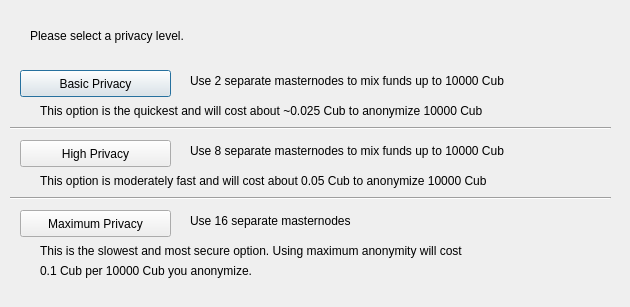
<?xml version="1.0" encoding="UTF-8"?>
<ui version="4.0">
 <class>ObfuscationConfig</class>
 <widget class="QDialog" name="ObfuscationConfig">
  <property name="geometry">
   <rect>
    <x>0</x>
    <y>0</y>
    <width>630</width>
    <height>307</height>
   </rect>
  </property>
  <property name="windowTitle">
   <string>Configure Obfuscation</string>
  </property>
  <widget class="QPushButton" name="buttonBasic">
   <property name="geometry">
    <rect>
     <x>20</x>
     <y>70</y>
     <width>151</width>
     <height>27</height>
    </rect>
   </property>
   <property name="text">
    <string>Basic Privacy</string>
   </property>
  </widget>
  <widget class="QPushButton" name="buttonHigh">
   <property name="geometry">
    <rect>
     <x>20</x>
     <y>140</y>
     <width>151</width>
     <height>27</height>
    </rect>
   </property>
   <property name="text">
    <string>High Privacy</string>
   </property>
  </widget>
  <widget class="QPushButton" name="buttonMax">
   <property name="geometry">
    <rect>
     <x>20</x>
     <y>210</y>
     <width>151</width>
     <height>27</height>
    </rect>
   </property>
   <property name="text">
    <string>Maximum Privacy</string>
   </property>
  </widget>
  <widget class="QLabel" name="label">
   <property name="geometry">
    <rect>
     <x>30</x>
     <y>20</y>
     <width>571</width>
     <height>31</height>
    </rect>
   </property>
   <property name="text">
    <string>Please select a privacy level.</string>
   </property>
  </widget>
  <widget class="QLabel" name="label_2">
   <property name="geometry">
    <rect>
     <x>190</x>
     <y>70</y>
     <width>421</width>
     <height>21</height>
    </rect>
   </property>
   <property name="text">
    <string>Use 2 separate masternodes to mix funds up to 10000 Cub</string>
   </property>
  </widget>
  <widget class="QLabel" name="label_3">
   <property name="geometry">
    <rect>
     <x>190</x>
     <y>140</y>
     <width>411</width>
     <height>21</height>
    </rect>
   </property>
   <property name="text">
    <string>Use 8 separate masternodes to mix funds up to 10000 Cub</string>
   </property>
  </widget>
  <widget class="QLabel" name="label_4">
   <property name="geometry">
    <rect>
     <x>190</x>
     <y>210</y>
     <width>421</width>
     <height>21</height>
    </rect>
   </property>
   <property name="text">
    <string>Use 16 separate masternodes</string>
   </property>
  </widget>
  <widget class="QLabel" name="label_6">
   <property name="geometry">
    <rect>
     <x>40</x>
     <y>100</y>
     <width>561</width>
     <height>21</height>
    </rect>
   </property>
   <property name="text">
    <string>This option is the quickest and will cost about ~0.025 Cub to anonymize 10000 Cub</string>
   </property>
  </widget>
  <widget class="QLabel" name="label_7">
   <property name="geometry">
    <rect>
     <x>40</x>
     <y>170</y>
     <width>561</width>
     <height>21</height>
    </rect>
   </property>
   <property name="text">
    <string>This option is moderately fast and will cost about 0.05 Cub to anonymize 10000 Cub</string>
   </property>
  </widget>
  <widget class="QLabel" name="label_8">
   <property name="geometry">
    <rect>
     <x>40</x>
     <y>240</y>
     <width>561</width>
     <height>21</height>
    </rect>
   </property>
   <property name="text">
    <string>This is the slowest and most secure option. Using maximum anonymity will cost</string>
   </property>
  </widget>
  <widget class="QLabel" name="label_9">
   <property name="geometry">
    <rect>
     <x>40</x>
     <y>260</y>
     <width>561</width>
     <height>21</height>
    </rect>
   </property>
   <property name="text">
    <string>0.1 Cub per 10000 Cub you anonymize.</string>
   </property>
  </widget>
  <widget class="Line" name="line">
   <property name="geometry">
    <rect>
     <x>10</x>
     <y>120</y>
     <width>601</width>
     <height>16</height>
    </rect>
   </property>
   <property name="orientation">
    <enum>Qt::Horizontal</enum>
   </property>
  </widget>
  <widget class="Line" name="line_2">
   <property name="geometry">
    <rect>
     <x>10</x>
     <y>190</y>
     <width>601</width>
     <height>16</height>
    </rect>
   </property>
   <property name="orientation">
    <enum>Qt::Horizontal</enum>
   </property>
  </widget>
 </widget>
 <resources/>
 <connections/>
</ui>
